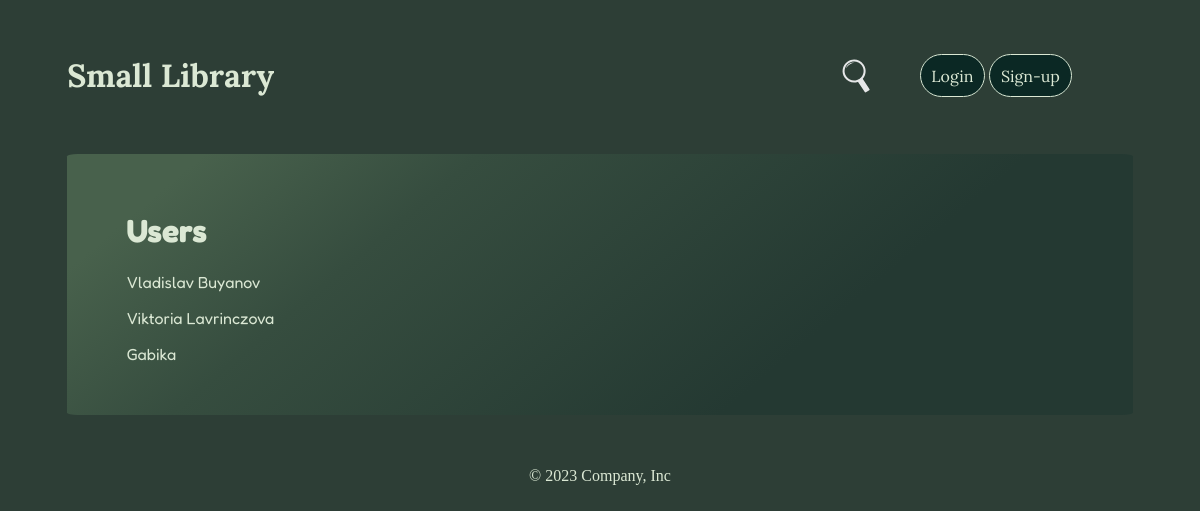
Screenshot of /users with the database file from the repository.
### myapp/core/models/user.py (models this page shows, shortened)
class User(UserMixin, db.Model):
    __tablename__ = 'user'
    id = db.Column(db.Integer, primary_key=True)
    name = db.Column(db.String(50), nullable=True)
    email = db.Column(db.String(260), nullable=True, unique=True)
    psw = db.Column(db.String(50), nullable=True)
    place = db.Column(db.String(32), nullable=True)
    user_photo = db.Column(db.String(50), default='default.png')
    books = db.relationship('Book', backref='user', uselist=True)

### myapp/core/routes/main.py (the view)
@main.route('/users', methods=['GET'])
def index_users():
    template = f'{template_folder}/users.html'
    return render_template(template, user_res=User.query.all())

### myapp/templates/pages/main/users.html
{% extends "base.html" %}
{% block content %}
    <div class="sections">
        <div class="user-card">
            <h1>Users</h1>
            {% for user in user_res %}
            <p> <a href='/user/{{ user.id }}'>{{ user.name }}</a> </p>
            {% endfor %}
        </div>
    </div>
{% endblock %}

### myapp/static/css/style.css (style rules this page uses)
body { background-color: #2d3e36; }
.font-color { color: #dbe8d4; }
a { color: #dbe8d4; text-decoration: none; }

### rows the page displays
User: name "Vladislav Buyanov"
User: name "Viktoria Lavrinczova"
User: name "Gabika"
